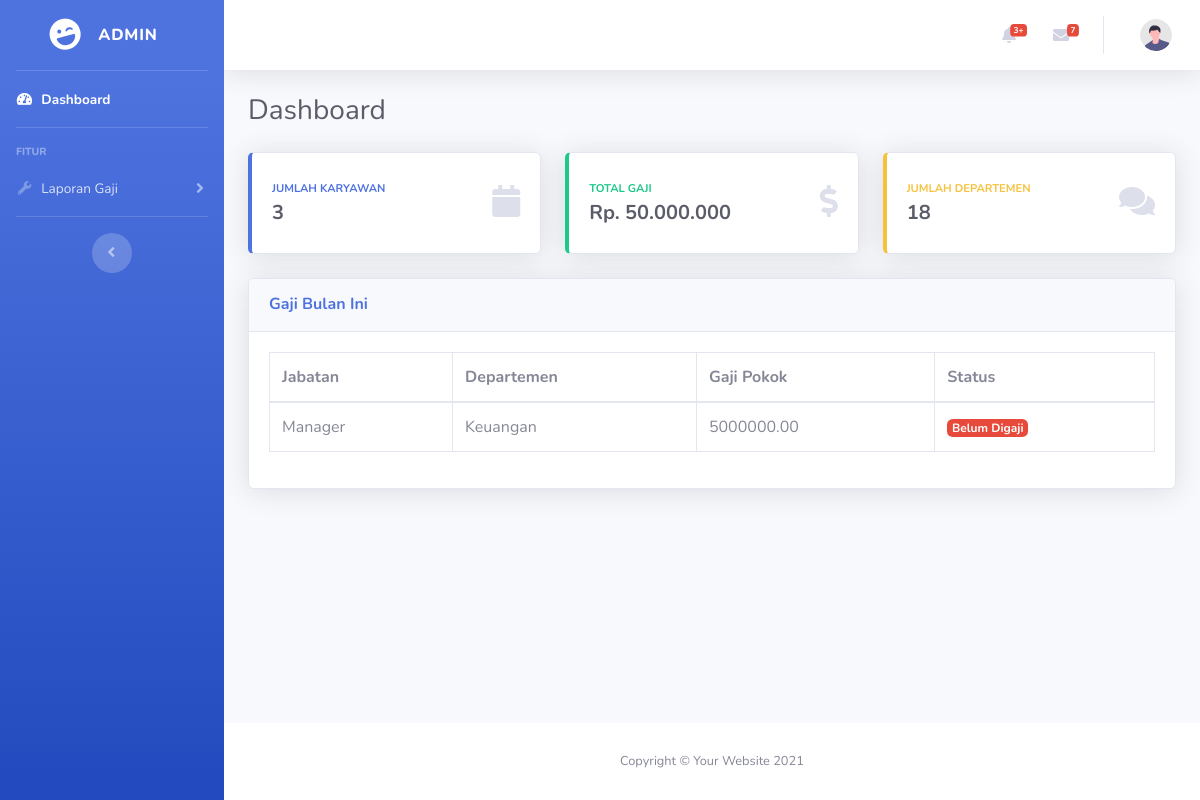
Page /karyawan/index.php (signed in) on the committed database.
### tables this page shows
CREATE TABLE `karyawan` (
  `id` int(11) NOT NULL,
  `nama` varchar(100) NOT NULL,
  `username` varchar(255) NOT NULL,
  `password` varchar(255) NOT NULL,
  `jabatan` varchar(100) NOT NULL,
  `departemen` varchar(100) DEFAULT NULL,
  `gaji_pokok` decimal(15,2) NOT NULL,
  `status` enum('aktif','non-aktif') DEFAULT 'aktif',
  `tanggal_bergabung` date DEFAULT NULL
);

### karyawan/index.php (the view, shortened to what this page needs)
<?php
    include '../koneksi.php';
?>
<!DOCTYPE html>
<html lang="en">
<head>
    <link href="../assets/vendor/fontawesome-free/css/all.min.css" rel="stylesheet" type="text/css">
    <link href="../assets/css/sb-admin-2.min.css" rel="stylesheet">
</head>
<body id="page-top">
    <div id="wrapper">
        <ul class="navbar-nav bg-gradient-primary sidebar sidebar-dark accordion" id="accordionSidebar">
            <a class="sidebar-brand d-flex align-items-center justify-content-center" href="index.php">
                <div class="sidebar-brand-icon rotate-n-15">
                    <i class="fas fa-laugh-wink"></i>
                </div>
                <div class="sidebar-brand-text mx-3">Admin</div>
            </a>
            <hr class="sidebar-divider my-0">
            <li class="nav-item active">
                <a class="nav-link" href="index.php">
                    <i class="fas fa-fw fa-tachometer-alt"></i>
                    <span>Dashboard</span></a>
            </li>
            <hr class="sidebar-divider">
            <div class="sidebar-heading">
                Fitur
            </div>
            <li class="nav-item">
                <a class="nav-link collapsed" href="#" data-toggle="collapse" data-target="#laporanGaji"
                    aria-expanded="true" aria-controls="collapseUtilities">
                    <i class="fas fa-fw fa-wrench"></i>
                    <span>Laporan Gaji</span>
                </a>
            </li>
            <hr class="sidebar-divider d-none d-md-block">
            <div class="text-center d-none d-md-inline">
                <button class="rounded-circle border-0" id="sidebarToggle"></button>
            </div>
        </ul>
        <div id="content-wrapper" class="d-flex flex-column">
            <div id="content">
                <nav class="navbar navbar-expand navbar-light bg-white topbar mb-4 static-top shadow">
                    <ul class="navbar-nav ml-auto">
                        <li class="nav-item dropdown no-arrow mx-1">
                            <a class="nav-link dropdown-toggle" href="#" id="alertsDropdown" role="button"
                                data-toggle="dropdown" aria-haspopup="true" aria-expanded="false">
                                <i class="fas fa-bell fa-fw"></i>
                                <span class="badge badge-danger badge-counter">3+</span>
                            </a>
                        </li>
                        <li class="nav-item dropdown no-arrow mx-1">
                            <a class="nav-link dropdown-toggle" href="#" id="messagesDropdown" role="button"
                                data-toggle="dropdown" aria-haspopup="true" aria-expanded="false">
                                <i class="fas fa-envelope fa-fw"></i>
                                <span class="badge badge-danger badge-counter">7</span>
                            </a>
                        </li>
                        <li class="nav-item dropdown no-arrow">
                            <a class="nav-link dropdown-toggle" href="#" id="userDropdown" role="button"
                                data-toggle="dropdown" aria-haspopup="true" aria-expanded="false">
                                <img class="img-profile rounded-circle"
                                    src="../assets/img/undraw_profile.svg">
                            </a>
                        </li>
                    </ul>
                </nav>
                <div class="container-fluid">
                    <div class="d-sm-flex align-items-center justify-content-between mb-4">
                        <h1 class="h3 mb-0 text-gray-800">Dashboard</h1>
                    </div>
                    <div class="row">
                        <div class="col-xl-4 col-md-6 mb-4">
                            <div class="card border-left-primary shadow h-100 py-2">
                                <div class="card-body">
                                    <div class="row no-gutters align-items-center">
                                        <div class="col mr-2">
                                            <div class="text-xs font-weight-bold text-primary text-uppercase mb-1">
                                                Jumlah Karyawan</div>
                                            <div class="h5 mb-0 font-weight-bold text-gray-800">3</div>
                                        </div>
                                        <div class="col-auto">
                                            <i class="fas fa-calendar fa-2x text-gray-300"></i>
                                        </div>
                                    </div>
                                </div>
                            </div>
                        </div>
                        <div class="col-xl-4 col-md-6 mb-4">
                            <div class="card border-left-success shadow h-100 py-2">
                                <div class="card-body">
                                    <div class="row no-gutters align-items-center">
                                        <div class="col mr-2">
                                            <div class="text-xs font-weight-bold text-success text-uppercase mb-1">
                                                Total Gaji</div>
                                            <div class="h5 mb-0 font-weight-bold text-gray-800">Rp. 50.000.000</div>
                                        </div>
                                        <div class="col-auto">
                                            <i class="fas fa-dollar-sign fa-2x text-gray-300"></i>
                                        </div>
                                    </div>
                                </div>
                            </div>
                        </div>
                        <div class="col-xl-4 col-md-6 mb-4">
                            <div class="card border-left-warning shadow h-100 py-2">
                                <div class="card-body">
                                    <div class="row no-gutters align-items-center">
                                        <div class="col mr-2">
                                            <div class="text-xs font-weight-bold text-warning text-uppercase mb-1">
                                                Jumlah Departemen</div>
                                            <div class="h5 mb-0 font-weight-bold text-gray-800">18</div>
                                        </div>
                                        <div class="col-auto">
                                            <i class="fas fa-comments fa-2x text-gray-300"></i>
                                        </div>
                                    </div>
                                </div>
                            </div>
                        </div>
                    </div>
                    <div class="row">
                        <div class="col-xl-12 col-lg-12">
                            <div class="card shadow mb-4">
                                <div
                                    class="card-header py-3 d-flex flex-row align-items-center justify-content-between">
                                    <h6 class="m-0 font-weight-bold text-primary">Gaji Bulan Ini</h6>
                                </div>
                                <div class="card-body">
                                    <div class="table-responsive">
                                        <table class="table table-bordered" id="dataTable" width="100%" cellspacing="0">
                                            <thead>
                                                <tr>
                                                    <th>Jabatan</th>
                                                    <th>Departemen</th>
                                                    <th>Gaji Pokok</th>
                                                    <th>Status</th>
                                                </tr>
                                            </thead>
                                            <tbody>
                                            <?php
                                                $tampil = mysqli_query($koneksi, "SELECT * FROM karyawan");
                                                while($data = mysqli_fetch_array($tampil)):
                                            ?>
                                                <tr>
                                                    <td><?= $data['jabatan'] ?></td>
                                                    <td><?= $data['departemen'] ?></td>
                                                    <td><?= $data['gaji_pokok'] ?></td>
                                                    <td>
                                                        <a class="badge badge-danger" href="">Belum Digaji</a>
                                                    </td>
                                                </tr>
                                                <?php
                                                    endwhile;
                                                ?>
                                            </tbody>
                                        </table>
                                    </div>
                                </div>
                            </div>
                        </div>
                    </div>
                </div>
            </div>
            <footer class="sticky-footer bg-white">
                <div class="container my-auto">
                    <div class="copyright text-center my-auto">
                        <span>Copyright &copy; Your Website 2021</span>
                    </div>
                </div>
            </footer>
        </div>
    </div>
</body>
</html>

### rows in the picture
karyawan: jabatan "Manager", departemen "Keuangan", gaji_pokok "5000000.00"
